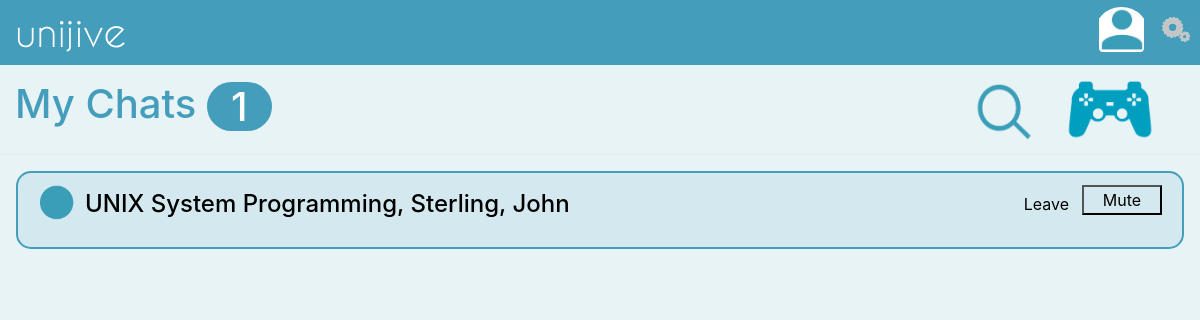
Screenshot of /my_chats/ (signed in) with the database file from the repository.
### webpages/models.py (models this page shows, shortened)
class User_s_Chats(models.Model):
    class Meta:
        verbose_name_plural = "User's Chats"
    uscID           = models.AutoField(primary_key=True)
    chatID          = models.ForeignKey(
                        'ListofChats',
                         on_delete=models.PROTECT,
                    )
    owner           = models.ForeignKey(User,
                         on_delete=models.PROTECT,
                    )
    seen            = models.BooleanField(default = False)
    mutedStatus     = models.BooleanField(default = False)
    archived        = models.BooleanField(default = False)

class ListofChats(models.Model):
    class Meta:
        verbose_name_plural = "List of Chats"
    chatID              = models.AutoField(primary_key=True)
    subject             = models.CharField(max_length = 5)
    className           = models.CharField(max_length = 30)
    professor           = models.CharField(max_length = 30)
    s_year              = models.CharField(max_length = 3)
    currently_active    = models.BooleanField(default = 0)
    university          = models.CharField(max_length = 45)

### webpages/views.py (the view)
# urls.py: url(r'^my_chats/$', ChatsListView.as_view( template_name = 'unijive.my_chats.html'),name="myChats"),
class ChatsListView(LoginRequiredMixin, ListView):
    def get_queryset(self):
        queryset = User_s_Chats.objects.filter(owner = self.request.user)
        return queryset

### accounts/models.py (called while the page is built)
    @property
    def is_active(self):
        return self.active

### templates/unijive.my_chats.html (shortened to what this page needs)
{% extends "unijive.nav_bar_base.html" %}
    {% block content %}
    {% load static %}
        <div class = "page-header-like-modal"  >
            <h1 style = "color:#439DBB;">My Chats
                <span id = "numofunopenedChats"class="badge-pill" style="background-color:#439DBB;color:white;vertical-align:middle;visibility:visible;"></span>
                <a href = "{% url "distractions" %}"><img src = "{% static "icons_/distractions.png" %}" height="60px" width="auto" style = "float:right;margin-right:30px;"></a>
                <a href = "{% url "searchChats" %}"><img src = "{% static "icons_/search_icon.PNG" %}" height="60px" width="60px" style = "float:right;margin-right:30px;"></a>
                </h1>
        </div>
        <div class = "modal-body"  >
            <div class = "list-group" >
                {% for  object in object_list %}
                {% if not object.archived %}
                <div id = "list_chat" >
                    <div class="list-group-item" style="border:2px solid #439DBB;border-radius:15px;background-color:#439DBB1F;">
                        {% if not object.seen and not object.mutedStatus %}
                        <img id = "chat_icon1" src = "{% static 'icons_/unopened_chat_icon.PNG' %}" height="35px" width="37px"  style="float:left;margin-top:0px;margin-right:10px;margin-left:0px;">
                        <button class = "mutebtn1" data-userChatID = "{{object.uscID}}" data-chat-seen="{{object.seen}}" data-chat-muteStatus="{{object.mutedStatus}}" type= "button" class="btn" style = "float:right;height:auto;background-color:#0000;margin:0 0 0 0;width:80px;">Mute</button>
                        <button id = "removebtn1" data-userChatID = "{{object.uscID}}" type= "button" class="btn" style = "float:right;height:auto;margin:0 0 0 0;background-color:#0000;"><p style="color:black;margin:0px 0px 0px 0px;">Leave</p> </button>
                        {% endif %}
                            <div style="margin-left:40px;">
                            <a id = "chat_title_link" href="{{class.chat_page}}"><h4 class="list-group-item-heading" style="color:black;margin-top:5px;">{{object.chatID.className}}, {{object.chatID.professor}}</h4></a>
                            </div>
                    </div>
                    <br>
                </div>
                {% endif %}
                {% endfor %}
            </div>
                <div>
                </div>
        </div>
{% endblock content%}

### webpages/static/sidebar.css (style rules this page uses)
.page-header-like-modal { padding: 15px; border-bottom: 1px solid #e9ecef; border-top-left-radius: 0.3rem; border-top-right-radius: 0.3rem; }
html, body { margin: 0; padding: 0; }

### rows the page displays
User_s_Chats: archived False (drawn), chatID.className "UNIX System Programming", chatID.professor "Sterling, John"
